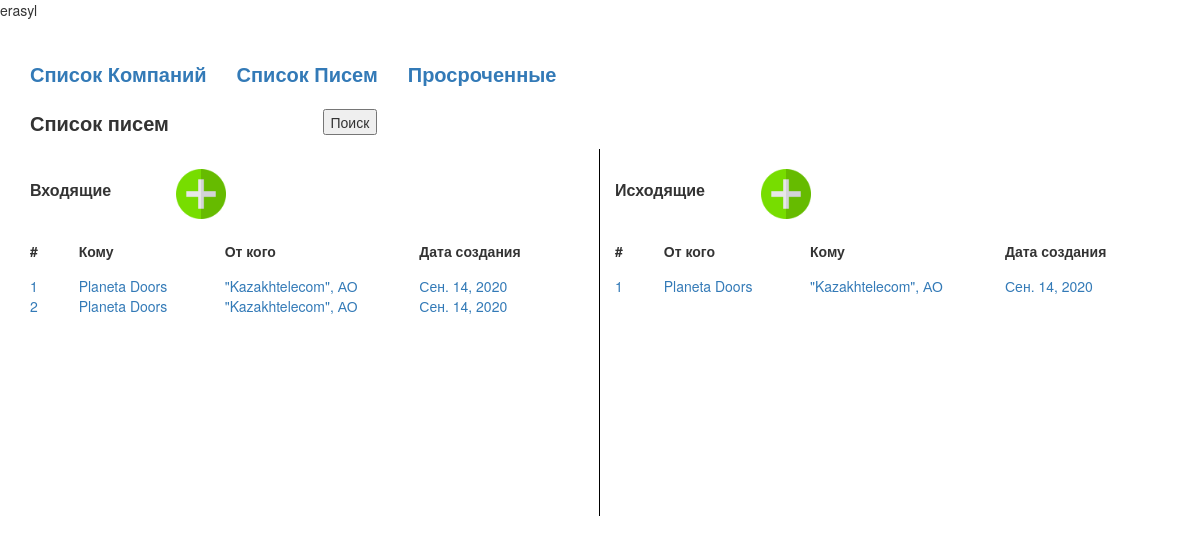
Page / (signed in) on the earlier database version.
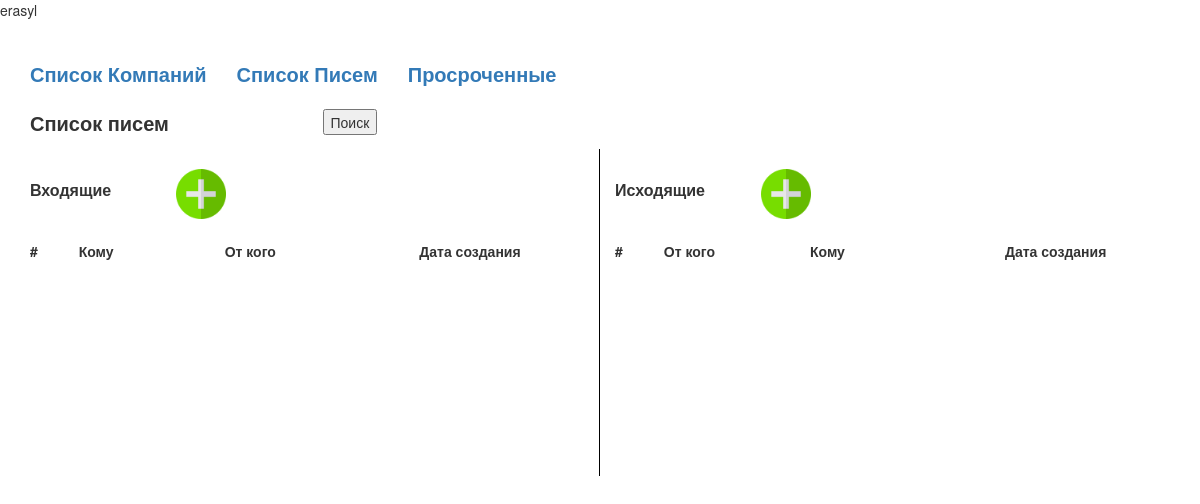
Same page on the later database version.
### blog/models.py (models this page shows, shortened)
class InMail(models.Model):
    status = models.CharField('Статус', max_length=20, default='incoming', editable=False)
    created_at = models.DateField(auto_now_add=True, null=True,)
    own_company = models.ForeignKey(OwnCompany, on_delete=models.CASCADE, null=True, verbose_name='Наши компаний')
    side_two = models.ForeignKey(Entity, on_delete=models.CASCADE, null=True, verbose_name='От кого')
    in_number = models.IntegerField('Входящий Номер')
    upload_file = models.FileField(null=True, upload_to=file_path, blank=True)
    response_to = models.ForeignKey('OutMail', on_delete=models.CASCADE, null=True, blank=True, verbose_name='Ответ на письмо')
    topic = models.TextField('Тема', max_length=500, null=True, blank=True)
    class Meta:
        unique_together = ('in_number', 'own_company',)

class OwnCompany(models.Model):
    name = models.CharField('Название Юр. Лица', max_length=200)
    ebin = models.CharField('БИН РК', max_length=12, blank=True)
    def __str__(self):
        return self.name

class Entity(models.Model):
    name = models.CharField('Название Юр. Лица', max_length=200)
    side_one = models.CharField('Резидент РК', max_length=1, choices=resident_choice, default='1')
    ebin = models.CharField('БИН РК', max_length=12, blank=True)
    etype = models.CharField('Тип организаций', max_length=1, choices=entity_type)
    ebin2 = models.CharField('Иностранный Номер', max_length=200, blank=True)
    def __str__(self):
        return '"' + self.name +'", ' + self.get_etype_display()

class OutMail(models.Model):
    status = models.CharField('Статус', max_length=20, default='outcoming', editable=False)
    created_at = models.DateField(auto_now_add=True, null=True,)
    own_company = models.ForeignKey(OwnCompany, on_delete=models.CASCADE, null=True, verbose_name='Наши компаний')
    side_two = models.ForeignKey(Entity, on_delete=models.CASCADE, null=True, verbose_name='Кому')
    out_number = models.IntegerField('Исходящий Номер')
    upload_file = models.FileField(null=True, upload_to=file_path, blank=True)
    response_to = models.ForeignKey('InMail', on_delete=models.CASCADE, null=True, blank=True, verbose_name='Ответ на письмо')
    topic = models.TextField('Тема', max_length=500, null=True, blank=True)
    class Meta:
        unique_together = ('out_number', 'own_company',)

### blog/views.py (the view)
# urls.py: path('', views.mail_list, name='mail_list'),
def mail_list(request):
    inmails = InMail.objects.all()
    outmails = OutMail.objects.all()
    context = {
        'inmails': inmails,
        'outmails': outmails,
    }
    return render(request, 'blog/mail_list.html', context)

### blog/templates/blog/mail_list.html (shortened to what this page needs)
{% extends 'blog/base.html' %}
{% block content %}
    <div class="mail_list">
        <div class="row">
            <div class="col-md-3">
                <div class="title">Список писем</div>
            </div>
            <div class="col-md-2">
                <form action="{% url 'mail_search' %}" method="get">
                    <button type="submit">Поиск</button>
                </form>
            </div>
        </div>
        <div class="row">
            <div class="col-md-6 left">
                <div class="row top">
                    <div class="col-md-3">
                        <div class="sub_title">Входящие</div>
                    </div>
                    <div class="col-md-9">
                        <a href="{% url 'admin:blog_inmail_add' %}"><img class="plus" src="/media/images/plus.png"></a>
                    </div>
                </div>
                <div class="row">
                    <div class="sub_label col-md-1">
                        #
                    </div>
                    <div class="sub_label col-md-3">
                        Кому
                    </div>
                    <div class="sub_label col-md-4">
                        От кого
                    </div>
                    <div class="sub_label col-md-4">
                        Дата создания
                    </div>
                </div>
                {% for mail in inmails %}
                <a href="{% url 'mail_detail' status=mail.status pk=mail.id %}">
                    <div class="row">
                        <div class="col-md-1">
                            {{ mail.in_number }}
                        </div>
                        <div class="col-md-3">
                            {{ mail.own_company }}
                        </div>
                        <div class="col-md-4">
                            {{ mail.side_two }}
                        </div>
                        <div class="col-md-4">
                            {{ mail.created_at }}
                        </div>
                    </div>
                </a>
                {% endfor %}
            </div>
            <div class="col-md-6">
                <div class="row top">
                    <div class="col-md-3">
                        <div class="sub_title">Исходящие</div>
                    </div>
                    <div class="col-md-9">
                        <a href="{% url 'admin:blog_outmail_add' %}"><img class="plus" src="/media/images/plus.png"></a>
                    </div>
                </div>
                <div class="row">
                    <div class="sub_label col-md-1">
                        #
                    </div>
                    <div class="sub_label col-md-3">
                        От кого
                    </div>
                    <div class="sub_label col-md-4">
                        Кому
                    </div>
                    <div class="sub_label col-md-4">
                        Дата создания
                    </div>
                </div>
                {% for mail in outmails %}
                <a href="{% url 'mail_detail' status=mail.status pk=mail.id %}">
                    <div class="row">
                        <div class="col-md-1">
                            {{ mail.out_number }}
                        </div>
                        <div class="col-md-3">
                            {{ mail.own_company }}
                        </div>
                        <div class="col-md-4">
                            {{ mail.side_two }}
                        </div>
                        <div class="col-md-4">
                            {{ mail.created_at }}
                        </div>
                    </div>
                </a>
                {% endfor %}
            </div>
        </div>
    </div>
{% endblock %}

Differences in the rows shown:
removed InMail: in_number "1", own_company "Planeta Doors", side_two "\"Kazakhtelecom\", АО", created_at "Сен. 14, 2020"
removed InMail: in_number "2", own_company "Planeta Doors", side_two "\"Kazakhtelecom\", АО", created_at "Сен. 14, 2020"
removed OutMail: out_number "1", own_company "Planeta Doors", side_two "\"Kazakhtelecom\", АО", created_at "Сен. 14, 2020"
